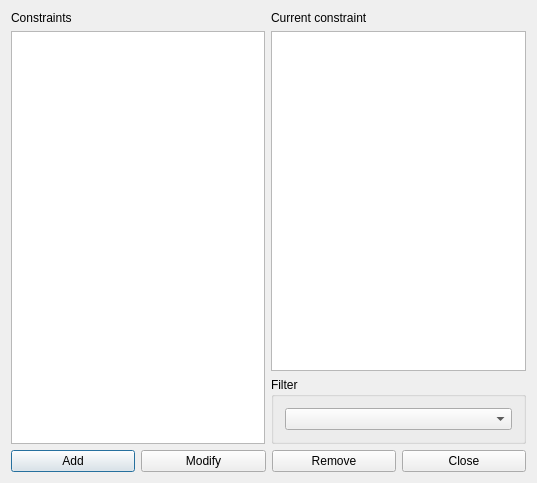
<?xml version="1.0" encoding="UTF-8"?>
<ui version="4.0">
 <class>ConstraintStudentsSetMinGapsBetweenRoomChangesForm_template</class>
 <widget class="QDialog" name="ConstraintStudentsSetMinGapsBetweenRoomChangesForm_template">
  <property name="geometry">
   <rect>
    <x>0</x>
    <y>0</y>
    <width>537</width>
    <height>483</height>
   </rect>
  </property>
  <property name="windowTitle">
   <string extracomment="This is the title of the dialog to see the list of all constraints of this type">Constraints students set min gaps between room changes</string>
  </property>
  <layout class="QGridLayout" name="gridLayout_2">
   <item row="0" column="0" rowspan="2">
    <layout class="QVBoxLayout" name="verticalLayout">
     <item>
      <widget class="QLabel" name="constraintsTextLabel">
       <property name="frameShape">
        <enum>QFrame::NoFrame</enum>
       </property>
       <property name="frameShadow">
        <enum>QFrame::Plain</enum>
       </property>
       <property name="text">
        <string>Constraints</string>
       </property>
       <property name="wordWrap">
        <bool>false</bool>
       </property>
      </widget>
     </item>
     <item>
      <widget class="QListWidget" name="constraintsListWidget"/>
     </item>
    </layout>
   </item>
   <item row="0" column="1">
    <layout class="QVBoxLayout" name="verticalLayout_2">
     <item>
      <widget class="QLabel" name="currentConstraintTextLabel">
       <property name="text">
        <string>Current constraint</string>
       </property>
       <property name="wordWrap">
        <bool>false</bool>
       </property>
      </widget>
     </item>
     <item>
      <widget class="QPlainTextEdit" name="currentConstraintTextEdit"/>
     </item>
    </layout>
   </item>
   <item row="1" column="1">
    <widget class="QGroupBox" name="filterGroupBox">
     <property name="title">
      <string>Filter</string>
     </property>
     <layout class="QGridLayout" name="gridLayout">
      <item row="0" column="0">
       <widget class="QComboBox" name="studentsComboBox"/>
      </item>
     </layout>
    </widget>
   </item>
   <item row="2" column="0" colspan="2">
    <layout class="QHBoxLayout" name="horizontalLayout">
     <item>
      <widget class="QPushButton" name="addConstraintPushButton">
       <property name="text">
        <string>Add</string>
       </property>
      </widget>
     </item>
     <item>
      <widget class="QPushButton" name="modifyConstraintPushButton">
       <property name="text">
        <string>Modify</string>
       </property>
      </widget>
     </item>
     <item>
      <widget class="QPushButton" name="removeConstraintPushButton">
       <property name="text">
        <string>Remove</string>
       </property>
      </widget>
     </item>
     <item>
      <widget class="QPushButton" name="closePushButton">
       <property name="text">
        <string>Close</string>
       </property>
      </widget>
     </item>
    </layout>
   </item>
  </layout>
 </widget>
 <layoutdefault spacing="6" margin="11"/>
 <resources/>
 <connections/>
</ui>
